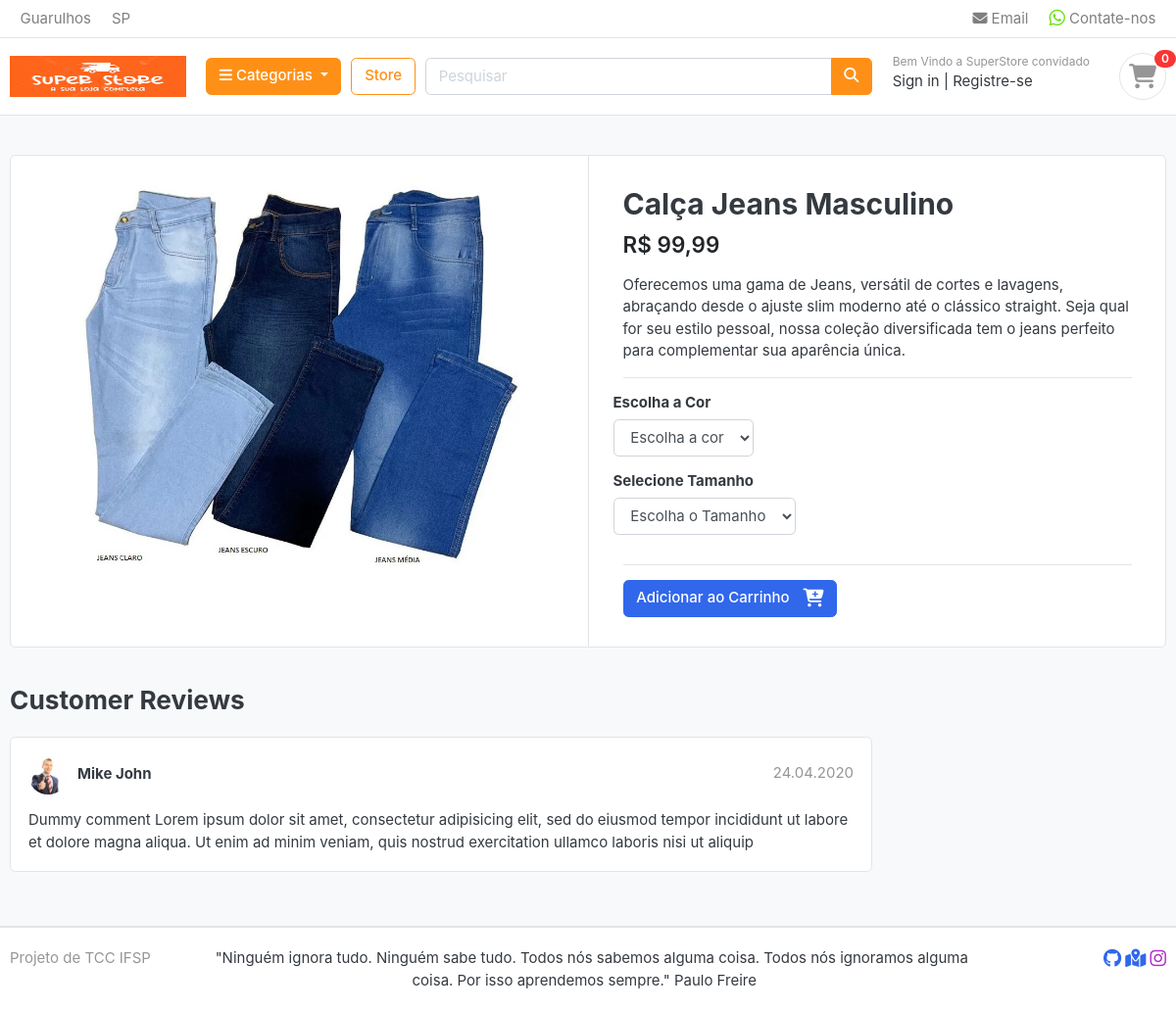
/store/categoria/roupas/calca-jeans-masculino/, run on the app's committed database.
### store/models.py (models this page shows, shortened)
class Produto(models.Model):
    produto_nome = models.CharField(max_length=200, unique=True)
    slug = models.SlugField(max_length=200, unique=True)
    descricao = models.TextField(max_length=800, blank=True)
    preco = models.FloatField()
    foto = models.ImageField(upload_to='photos/produtos')
    estoque = models.IntegerField()
    avaliavel = models.BooleanField(default=True)
    categoria = models.ForeignKey(Categoria, on_delete=models.CASCADE)
    criado_date = models.DateTimeField(auto_now_add=True)
    modificado_date = models.DateTimeField(auto_now_add=True)
    class Meta:
        verbose_name = 'produto'
        verbose_name_plural  ='produtos'

### store/views.py (the view)
# urls.py: path('categoria/<slug:categoria_slug>/<slug:produto_slug>/', views.product_detail, name='product_detail'),
def product_detail(request, categoria_slug, produto_slug):
    try:
        single_product = Produto.objects.get(categoria__slug=categoria_slug, slug=produto_slug)
        in_cart = CartItem.objects.filter(cart__cart_id=_cart_id(request), produto=single_product).exists()
    except Exception as e:
        raise e
    context = {
        'single_product': single_product,
        'in_cart':in_cart,
    }
    return render(request, 'store/product_detail.html', context)

### carts/context_processors.py (called while the page is built)
def contador(request):
    cart_count = 0
    if 'admin' in request.path:
        return {}
    else:
        try:
            cart = Cart.objects.filter(cart_id=_cart_id(request))
            cart_items = CartItem.objects.all().filter(cart=cart[:1])
            for cart_item in cart_items:
                cart_count = cart_count + cart_item.quantidade
        except Cart.DoesNotExist:
            cart_count = 0
    return dict(cart_count=cart_count)

### carts/views.py (called while the page is built)
def _cart_id(request):
    cart = request.session.session_key
    if not cart:
        cart = request.session.create()
    return cart

### categoria/context_processors.py (called while the page is built)
def menu_links(request):
    links = Categoria.objects.all()
    return dict(links=links)

### categoria/models.py (called while the page is built)
    def get_url(self):
        return reverse('produtos_por_categoria', args=[self.slug])

### store/models.py (called while the page is built)
    def colors(self):
        return super(VariationManager, self).filter(variation_categoria='color', is_active=True)

    def sizes(self):
        return super(VariationManager, self).filter(variation_categoria='size', is_active=True)

### templates/store/product_detail.html (shortened to what this page needs)
{% extends 'base.html' %}
{% load static %}
{% block content %}
<section class="section-content padding-y bg">
	<div class="container">
		<div class="card">
			<div class="row no-gutters">
				<aside class="col-md-6">
					<article class="gallery-wrap">
						<div class="img-big-wrap">
							<a href="#"><img src="{{ single_product.foto.url }}" width="100%" height="100%"></a>
						</div>
					</article>
				</aside>
				<main class="col-md-6 border-left">
					<form action="{% url 'add_cart' single_product.id  %}" method="POST">
						<article class="content-body">
							<h2 class="title">{{ single_product.produto_nome }}</h2>
							<div class="mb-3">
								<var class="price h4">R$ {{ single_product.preco|floatformat:2  }}</var>
							</div>
							<p>{{ single_product.descricao }}</p>
							<hr>
							<div class="row">
								<div class="item-option-select">
									<h6>Escolha a Cor</h6>
									<select name="color" class="form-control" required>
										<option value="" disabled selected>Escolha a cor</option>
									</select>
								</div>
							</div>
							<div class="row">
								<div class="item-option-select">
									<h6>Selecione Tamanho</h6>
									<select name="size" class="form-control">
										<option value="" disabled selected>Escolha o Tamanho</option>
									</select>
								</div>
							</div>
							<hr>
							{% if single_product.estoque <= 0 %}
								<h3 class="text-danger"> Produto Fora de Estoque </h3>
							{% else %}
								<button type="submit" class="btn  btn-primary"> <span class="text">Adicionar ao
									Carrinho</span>  </button>
							{% endif %}
						</article>
					</form>
				</main>
			</div>
		</div>
		<br>
		<div class="row">
			<div class="col-md-9">
				<header class="section-heading">
					<h3>Customer Reviews </h3>
				</header>
				<article class="box mb-3">
					<div class="icontext w-100">
						<img src="{% static './images/avatars/avatar2.jpg' %}" class="img-xs icon rounded-circle">
						<div class="text">
							<span class="date text-muted float-md-right">24.04.2020 </span>
							<h6 class="mb-1">Mike John </h6>
						</div>
					</div>
					<div class="mt-3">
						<p>
							Dummy comment Lorem ipsum dolor sit amet, consectetur adipisicing elit, sed do eiusmod
							tempor incididunt ut labore et dolore magna aliqua. Ut enim ad minim veniam,
							quis nostrud exercitation ullamco laboris nisi ut aliquip
						</p>
					</div>
				</article>
			</div>
		</div>
	</div>
</section>
{% endblock %}

### static/css/ui.css (style rules this page uses)
html { font-family: "Inter", sans-serif; font-size: 15px; }
.content-body { flex: 1 1 auto; padding: 2rem 2.3rem; }
.img-xs, .img-sm, .img-md, .img-lg { -o-object-fit: cover; object-fit: cover; flex-shrink: 0; flex-grow: 0; }
.img-xs { width: 40px; height: 40px; }
.padding-y { padding-top: 40px; padding-bottom: 40px; }
var { font-style: normal; }
article:after, .form-group:after { display: block; clear: both; content: ""; }
.bg { background-color: #f8f9fa; }
.section-heading { margin-bottom: 20px; margin-top: 15px; }
p:last-child { margin-bottom: 0; }
.icontext { display: inline-flex; align-items: center; vertical-align: middle; }
.icontext .text { width: 100%; line-height: 1.2; }
.icontext .icon { position: relative; margin-right: 10px; flex-shrink: 0; flex-grow: 0; }
.price { font-weight: 600; color: #212529; }
.box { padding: 18px; background: #fff; border-radius: 0.37rem; border: 1px solid #e4e4e4; }
.box img { max-width: 100%; }
.gallery-wrap .img-big-wrap { margin-bottom: 10px; border-radius: 0.37rem; overflow: hidden; background-color: #fff; }
.gallery-wrap .img-big-wrap a { text-align: center; display: block; }
.gallery-wrap .img-big-wrap img { height: 450px; width: auto; display: inline-block; }
.item-option-select { margin-bottom: 1rem; display: inline-block; margin-right: 15px; }

### data on the page
Produto: foto (picture), produto_nome "Calça Jeans Masculino", preco "99,99", descricao "Oferecemos uma gama de Jeans, versátil de cortes e lavagens, abraçando desde o ajuste slim moderno até o clássico straight. Seja qual for seu estilo pessoal, nossa coleção diversificada tem o jeans perfeito para complementar sua aparência única."

### other printed values
{{ cart_count }} "0"
